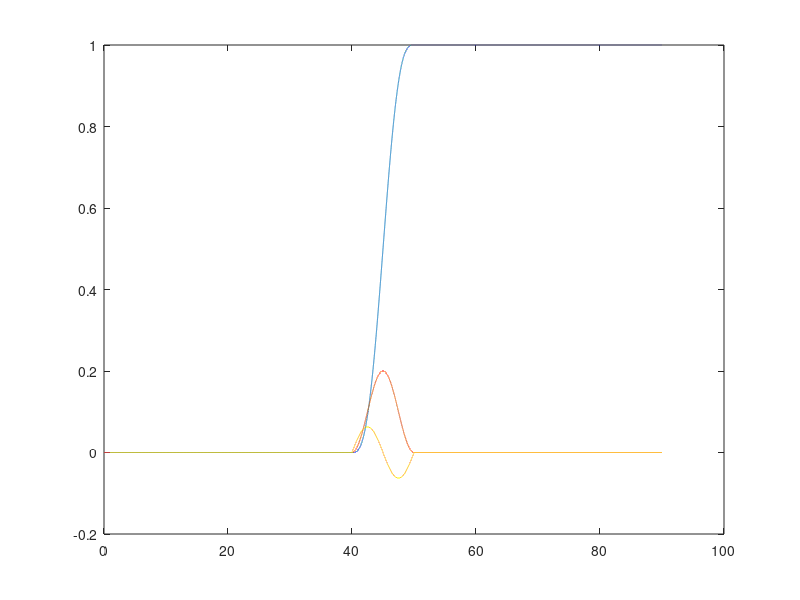

The MATLAB source for this figure: (Note: this script raises an error after producing the figure.)
clc
clear all
close all
% Step 1 %%%%%%%%%%%%%%%%% Define the desired output %%%%%
T = 10; % T is the time period in seconds
om = 2*pi/T; delt =0.001;
lamda=1;eplsion=1;M=1;J=1;g=1;
% the step size for computation
Ymax = 1; Ay = Ymax*2*pi/(T^2);
%
t = 0:delt:T;

yd = (Ay/om)*t -(Ay/om/om)*sin(om*t);zd=cos(om*t);
ydd = (Ay/om)*(1 - cos(om*t));zdd=-0.5*om*sin(om*t);
yd2d = Ay*sin(om*t);zd2d=-om*om*cos(om*t);
plot(yd,zd)


% add zeros/constants
Npre =4; Npost =Npre;
tpre = 0:delt:(Npre*T-delt);
tpost = 0:delt:(Npost*T-delt);
%
t = 0:delt:(1+Npre+Npost)*T;
yd = [zeros(size(tpre)) yd ones(size(tpost))];
ydd = [zeros(size(tpre)) ydd zeros(size(tpost))];
yd2d = [zeros(size(tpre)) yd2d zeros(size(tpost))];
%
zd = [ones(size(tpre)) zd Ymax*ones(size(tpost))];
zdd = [zeros(size(tpre)) zdd zeros(size(tpost))];
zd2d = [zeros(size(tpre)) zd2d zeros(size(tpost))];
plot(t,yd,t,ydd,t,yd2d)

% Npre=5;Npost=Npre;
% T=8;delt=0.001;
% t=Npre:delt:(T+Npre);
% yd1=1-exp(-0.0004*(t-5).^5);
% yd2=0.002*(t-5).^4.*exp(-0.0004*(t-5).^5);
% yd3=(0.006*(t-5).^3-(0.002*(t-5).^4).^2).*exp(-0.0004*(t-5).^5);
% t=0:delt:(Npre+Npost+2*T);
% yd=[zeros(1,Npre/delt-1) yd1 fliplr(yd1) zeros(1,Npre/delt)];
% ydd=[zeros(1,Npre/delt-1) yd2 -fliplr(yd2) zeros(1,Npre/delt)];
% yd2d=[zeros(1,Npre/delt-1) yd3 fliplr(yd3) zeros(1,Npre/delt)];
% 
% zd=zeros(size(yd));zdd=zeros(size(ydd));zd2d=zeros(size(yd2d));

iteration=13; % number of iterations
% Initializing
eta2_total=[]; % store unstable solution at each iteration
eta1_total=[]; % store stable solution at each iteration
etau = zeros(size(yd));
% *****************************************
% Starting the loop for the zero dynamics

% figure(1)
% plot(t,yd,t,ydd,t,yd2d)

%%%calculate approxiated eta
gama=sqrt(lamda*M*g/J/eplsion);
eta=etau;
Au=gama; As=-gama; Bu=1/(2*gama); Bs=-1/(2*gama); C=1; D=0;

for i=1:iteration
pn=(lamda*M*yd2d.*cos(eta)+lamda*(M*zd2d+M*g).*sin(eta)-lamda*M*g*eta)/(J*eplsion);
u_tf = -inv(Au)*Bu*pn(end);
[Zu,zu]=lsim(-Au,-Bu,C,D,fliplr(pn),t,u_tf);
Zu = fliplr(Zu');
u_to = -inv(As)*Bs*pn(1);
[Zs,zs]=lsim(As,Bs,C,D,pn,t,u_to);
Zs = Zs';
eta=inv([gama -1;gama 1])*2*gama*[Zs;Zu];
eta1_total=[eta1_total; eta(1,:)];
eta2_total=[eta2_total; eta(2,:)];
eta=eta(1,:);
end
% figure(2)
% subplot(211), plot(t,eta1_total')
% xlabel('time')
% ylabel('\eta_1')
% subplot(212), plot(t,eta2_total')
% xlabel('time')
% ylabel('\eta_2')
%%%%%simulate
eta1=eta1_total(iteration,:);eta2=eta2_total(iteration,:);
uff=1/eplsion*[-eplsion*sin(eta1)*M.*yd2d+eplsion*cos(eta1).*(M*zd2d+M*g);cos(eta1)*M.*yd2d+sin(eta1).*(M*zd2d+M*g)];
% figure(3)
% plot(t,uff)
% xlabel('time')
% ylabel('inverse input')
% legend('u_1ff,','u_2ff')

U=[t;[uff(1,:);uff(2,:)]];
x0=[0 0 1 0 0 0]';
[t,x]=ode45('vtol',t,x0,[],U);

% figure(4)
% plot(t,yd,t,x(:,1),t,x(:,3))
% xlabel('time')
% ylabel('output')
% legend('desired trajectory','y1','y2')

%feedback controller
A=[0 1 0 0 0 0;
    0 0 0 0 -g 0;
    0 0 0 1 0 0;
    0 0 0 0 0 0;
    0 0 0 0 0 1;
    0 0 0 0 0 0];
B=[0 0;0 eplsion/M;0 0;1/M 0;0 0;0 lamda/J];
C=[1 0 0 0 0 0;0 0 1 0 0 0];
D=0;
R=1/10000*eye(2);Q=C'*C;
x0=[0 0 1 0 0 0]';
[K1,S,e]=lqr(A,B,Q,R);
A1=A-B*K1;
sys_close=ss(A1,B,C,D);
go= dcgain(sys_close);%calculate go
r=inv(go)*[yd;zd];
[y1,t,x1]=lsim(sys_close,r,t,x0);%simulate 
% figure(5)
% plot(t,y1(:,1),t,y1(:,2),t,yd)
% title('desired trajectory vs fb simulation,T=5')
% xlabel('t')
% ylabel('y')
% legend('y1','y2','desired trajectory')
% max(abs(y1(:,1)'-yd));
% max(abs(y1(:,2)'-yd));

%add feedback to feedforward vs feedback alone in ODE45
U=[t';[uff(1,:);uff(2,:)]];
x0=[0;0;1;0;0;0];
k=[yd;ydd;zd;zdd;eta1;eta2];

[t3,x3]=ode45('vtolfffb',t,x0,[],U,k,K1);
% figure(6)
% plot(t,yd,t,x3(:,1),t,x3(:,3))
% xlabel('time')
% ylabel('output')
% legend('desired trajectory','y1_{ff+fb}','y2_{ff+fb}')

% figure(7)
% plot(t,x3(:,1),t,x3(:,3),t,yd,t,y1(:,1),'--',t,y1(:,2),'--')
% title('desired trajectory vs fb vs fb+ff T=5')
% xlabel('t')
% ylabel('y')
% legend('y1_{fffb}','y2_{fffb}','desired trajectory','y1_{fb}','y2_{fb}')

ufb=-K1*(x3'-k);
% figure(8)
% plot(t,ufb(1,:),t,ufb(2,:),t,uff(1,:),'--',t,uff(2,:),'--')
% title('ff+fb input vs fb input T=5')
% xlabel('t')
% ylabel('u')
% legend('u1_{fb}','u2_{fb}','u1_{ff}','u2_{ff}')

figure(14)
plot(yd,zd)
hold on
plot(x3(:,1),x3(:,3),'--')
hold on
plot(x1(:,1),x1(:,3))
xlabel('x')
ylabel('z')
legend('desired','ff+fb','fb')
% figure(10)
% plot(t,yd,t,zd,'--')
% figure(11)
% plot(t,x3(:,1),t,yd,'--')
% figure(12)
% plot(t,x3(:,3),t,zd,'--')
% figure(13)
% plot(x(:,1),x(:,3))
figure(15)
subplot(211)
plot(t,yd,t,x1(:,1),t,x3(:,1))
xlabel('t')
ylabel('x')
legend('desired','fb','ff+fb')
subplot(212)
plot(t,zd,t,x1(:,3),t,x3(:,3))
xlabel('t')
ylabel('z')
legend('desired','fb','ff+fb')

error=yd-x3(:,1)';
figure(16)
plot(t,error)
xlabel('t')
ylabel('error')
title('ff+fb trakcing error of x')